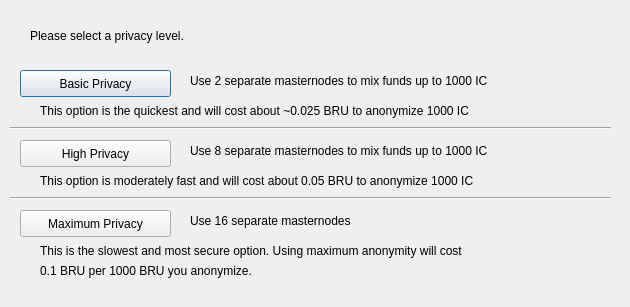
<?xml version="1.0" encoding="UTF-8"?>
<ui version="4.0">
 <class>DarksendConfig</class>
 <widget class="QDialog" name="DarksendConfig">
  <property name="geometry">
   <rect>
    <x>0</x>
    <y>0</y>
    <width>630</width>
    <height>307</height>
   </rect>
  </property>
  <property name="windowTitle">
   <string>Configure Darksend</string>
  </property>
  <widget class="QPushButton" name="buttonBasic">
   <property name="geometry">
    <rect>
     <x>20</x>
     <y>70</y>
     <width>151</width>
     <height>27</height>
    </rect>
   </property>
   <property name="text">
    <string>Basic Privacy</string>
   </property>
  </widget>
  <widget class="QPushButton" name="buttonHigh">
   <property name="geometry">
    <rect>
     <x>20</x>
     <y>140</y>
     <width>151</width>
     <height>27</height>
    </rect>
   </property>
   <property name="text">
    <string>High Privacy</string>
   </property>
  </widget>
  <widget class="QPushButton" name="buttonMax">
   <property name="geometry">
    <rect>
     <x>20</x>
     <y>210</y>
     <width>151</width>
     <height>27</height>
    </rect>
   </property>
   <property name="text">
    <string>Maximum Privacy</string>
   </property>
  </widget>
  <widget class="QLabel" name="label">
   <property name="geometry">
    <rect>
     <x>30</x>
     <y>20</y>
     <width>571</width>
     <height>31</height>
    </rect>
   </property>
   <property name="text">
    <string>Please select a privacy level.</string>
   </property>
  </widget>
  <widget class="QLabel" name="label_2">
   <property name="geometry">
    <rect>
     <x>190</x>
     <y>70</y>
     <width>421</width>
     <height>21</height>
    </rect>
   </property>
   <property name="text">
    <string>Use 2 separate masternodes to mix funds up to 1000 IC</string>
   </property>
  </widget>
  <widget class="QLabel" name="label_3">
   <property name="geometry">
    <rect>
     <x>190</x>
     <y>140</y>
     <width>411</width>
     <height>21</height>
    </rect>
   </property>
   <property name="text">
    <string>Use 8 separate masternodes to mix funds up to 1000 IC</string>
   </property>
  </widget>
  <widget class="QLabel" name="label_4">
   <property name="geometry">
    <rect>
     <x>190</x>
     <y>210</y>
     <width>421</width>
     <height>21</height>
    </rect>
   </property>
   <property name="text">
    <string>Use 16 separate masternodes</string>
   </property>
  </widget>
  <widget class="QLabel" name="label_6">
   <property name="geometry">
    <rect>
     <x>40</x>
     <y>100</y>
     <width>561</width>
     <height>21</height>
    </rect>
   </property>
   <property name="text">
    <string>This option is the quickest and will cost about ~0.025 BRU to anonymize 1000 IC</string>
   </property>
  </widget>
  <widget class="QLabel" name="label_7">
   <property name="geometry">
    <rect>
     <x>40</x>
     <y>170</y>
     <width>561</width>
     <height>21</height>
    </rect>
   </property>
   <property name="text">
    <string>This option is moderately fast and will cost about 0.05 BRU to anonymize 1000 IC</string>
   </property>
  </widget>
  <widget class="QLabel" name="label_8">
   <property name="geometry">
    <rect>
     <x>40</x>
     <y>240</y>
     <width>561</width>
     <height>21</height>
    </rect>
   </property>
   <property name="text">
    <string>This is the slowest and most secure option. Using maximum anonymity will cost</string>
   </property>
  </widget>
  <widget class="QLabel" name="label_9">
   <property name="geometry">
    <rect>
     <x>40</x>
     <y>260</y>
     <width>561</width>
     <height>21</height>
    </rect>
   </property>
   <property name="text">
    <string>0.1 BRU per 1000 BRU you anonymize.</string>
   </property>
  </widget>
  <widget class="Line" name="line">
   <property name="geometry">
    <rect>
     <x>10</x>
     <y>120</y>
     <width>601</width>
     <height>16</height>
    </rect>
   </property>
   <property name="orientation">
    <enum>Qt::Horizontal</enum>
   </property>
  </widget>
  <widget class="Line" name="line_2">
   <property name="geometry">
    <rect>
     <x>10</x>
     <y>190</y>
     <width>601</width>
     <height>16</height>
    </rect>
   </property>
   <property name="orientation">
    <enum>Qt::Horizontal</enum>
   </property>
  </widget>
 </widget>
 <resources/>
 <connections/>
</ui>
